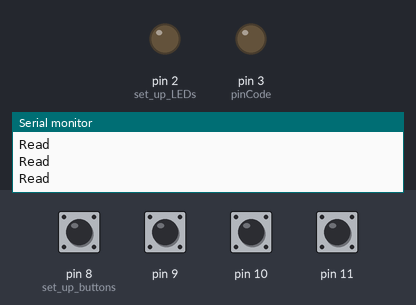
A sketch run on a simulated Arduino Uno, built with avr-gcc and run on an emulated ATmega328P. On the bench: output pins drawn as LEDs (lit = HIGH), the last lines printed to the serial monitor. The inputs (shaded band) are chosen by the test bench; at power-on: pin 8 (set_up_buttons), pin 9–11 HIGH.

Above: at 1.2 s.
1.3 s: pin 8 (set_up_buttons) pulled LOW for 1 s
At 2.9 s:
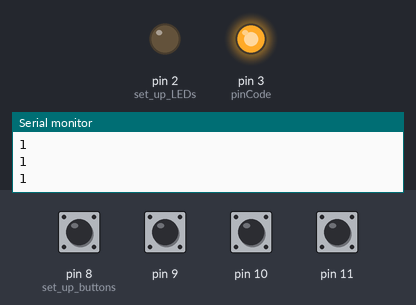
Timing chart, 0 to 4.4 s (numbered marks = the images above; inputs shaded):
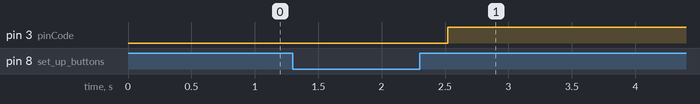

Measured:
- after the input at 1.3 s, pin 3 (pinCode): LOW → HIGH after 1.2 s

The sketch:

pincode_unlock.ino
```cpp
//This code will display a green LED when the correct sequence of buttons has been pressed.
//The code programmed below is 3241

int pinPlace = 0; //pincode place value
int numberIncorrect;

int pinCode[] = {3,2, 4, 1}; //pincode by arduino pin number
int pinCodeCheck[] = {1, 1, 1, 1}; //initialize array

void setup() {
  pinMode(8, INPUT_PULLUP); //set up buttons
  pinMode(9, INPUT_PULLUP);
  pinMode(10, INPUT_PULLUP);
  pinMode(11, INPUT_PULLUP);

  pinMode(2, OUTPUT); //set up LEDs
  pinMode(3, OUTPUT);

  Serial.begin(9600); //start serial monitor

}

void loop() {

  while (pinPlace < 4){ //loop four times for each digit

    for (int i = 8; i <= 11; i++) { //this loop checks for button presses between pins 8 and 11
      int pinBuRead = digitalRead(i); //read button press
      Serial.println("Read");

      if (pinBuRead == 0){ //if button pressed
        digitalWrite(3, HIGH);
        pinCodeCheck[pinPlace] = (i-7); //put value in array (pin nr minus 7 = button nr)
        pinPlace ++;
        Serial.println(pinPlace); //print button info
        Serial.println(i-7);

        digitalWrite(3, LOW);
        delay(250); //pause to allow release of button
      }

    }

   }

  for (int i = 0; i < 4; i++){    //compare pin code with stored array
    Serial.println(pinCodeCheck[i]);
    if (pinCodeCheck[i] != pinCode[i]){
      numberIncorrect = true;     //flag if number incorrect
    }
    delay(50);
  }

  if (numberIncorrect == false){ //if the number is correct
    digitalWrite(2, HIGH);       //turn on green LED
  } else {                       //else
    digitalWrite(3, HIGH);       //turn on red LED
  }


}
```
